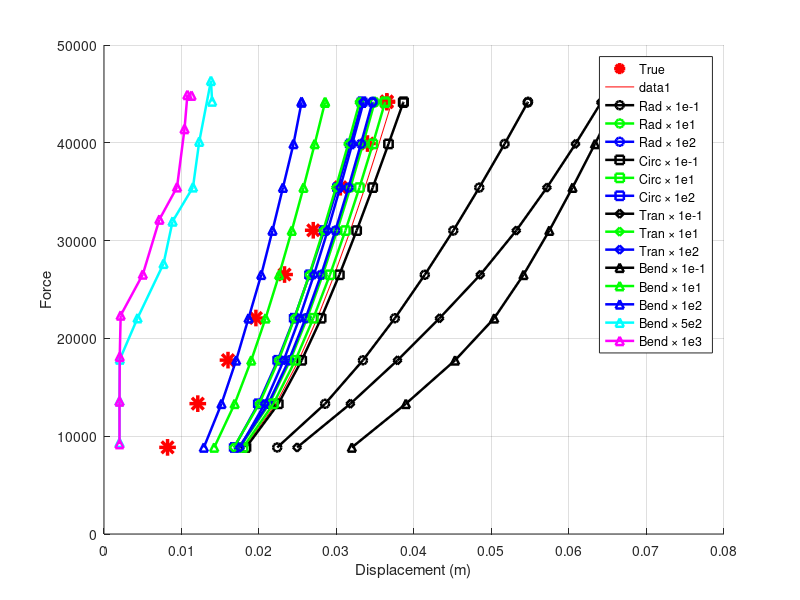

This figure's MATLAB source:
clc; clear; close all;

g = 9.81;

Press_true = [902.9 1358.7 1812.3 2251.1 2704.5 3165.8 3614.3 4069.9 4501.1 4509.8] .* g;
displ_true = [8.2 12.1 16.0 19.6 23.3 27.0 30.5 34.0 36.5 36.5] ./ 1000;

% ===== stiff = 5e5, visco = 1e3 =====
Ref = [900000.0 8848.44 0.01811		
900000.0 13315.38 0.0222		
900000.0 17760.54 0.02512		
900000.0 22060.79 0.02752		
900000.0 26504.14 0.02972		
900000.0 31025.1 0.03178		
900000.0 35420.22 0.03367		
900000.0 39885.04 0.03547		
900000.0 44110.79 0.03712		
900000.0 44196.15 0.03715		
];
% -------------------------------------------------------------------------
% Variation: DATA (format: [900000.0, Pressure, Displacement])
% -------------------------------------------------------------------------

cases = struct();

% =========================
% RADIAL
% =========================
cases.Radial = struct();

cases.Radial.s1em1 = [
900000.0  8848.43  0.02235
900000.0 13315.31  0.02853
900000.0 17760.76  0.03341
900000.0 22060.85  0.03753
900000.0 26504.13  0.04139
900000.0 31024.92  0.04507
900000.0 35420.14  0.04842
900000.0 39885.08  0.05169
900000.0 44110.80  0.05466
900000.0 44196.07  0.05472
];

cases.Radial.s1e1 = [
900000.0  8848.44  0.01751
900000.0 13315.28  0.02133
900000.0 17760.58  0.02402
900000.0 22060.87  0.02620
900000.0 26504.17  0.02822
900000.0 31024.86  0.03008
900000.0 35420.21  0.03179
900000.0 39885.02  0.03342
900000.0 44110.84  0.03490
900000.0 44196.12  0.03493
];

cases.Radial.s1e2 = [
900000.0  8848.44  0.01740
900000.0 13315.27  0.02119
900000.0 17760.60  0.02385
900000.0 22060.81  0.02601
900000.0 26504.12  0.02801
900000.0 31024.96  0.02985
900000.0 35420.32  0.03154
900000.0 39885.04  0.03315
900000.0 44111.11  0.03462
900000.0 44196.58  0.03465
];

% =========================
% CIRCUMFERENTIAL
% =========================
cases.Circumferential = struct();

cases.Circumferential.s1em1 = [
900000.0  8848.45  0.01832
900000.0 13315.54  0.02249
900000.0 17760.77  0.02551
900000.0 22060.81  0.02802
900000.0 26504.19  0.03037
900000.0 31024.86  0.03260
900000.0 35420.20  0.03467
900000.0 39885.02  0.03671
900000.0 44110.86  0.03861
900000.0 44196.12  0.03865
];

cases.Circumferential.s1e1 = [
900000.0  8848.45  0.01795
900000.0 13315.32  0.02186
900000.0 17761.07  0.02469
900000.0 22061.10  0.02701
900000.0 26504.21  0.02915
900000.0 31024.87  0.03115
900000.0 35420.21  0.03296
900000.0 39885.06  0.03469
900000.0 44110.93  0.03625
900000.0 44196.06  0.03628
];

cases.Circumferential.s1e2 = [
900000.0  8848.58  0.01680
900000.0 13315.44  0.01991
900000.0 17760.58  0.02241
900000.0 22061.12  0.02454
900000.0 26504.16  0.02652
900000.0 31025.23  0.02841
900000.0 35420.23  0.03012
900000.0 39885.03  0.03177
900000.0 44110.79  0.03327
900000.0 44196.18  0.03330
];

% =========================
% TRANSVERSAL
% =========================
cases.Transversal = struct();

cases.Transversal.s1em1 = [
900000.0  8848.53  0.02491
900000.0 13315.27  0.03179
900000.0 17761.03  0.03787
900000.0 22060.79  0.04329
900000.0 26504.10  0.04855
900000.0 31024.86  0.05319
900000.0 35420.24  0.05715
900000.0 39885.04  0.06084
900000.0 44110.81  0.06413
900000.0 44196.04  0.06419
];

cases.Transversal.s1e1 = [
900000.0  8848.45  0.01674
900000.0 13315.34  0.02003
900000.0 17760.59  0.02252
900000.0 22060.85  0.02457
900000.0 26504.15  0.02649
900000.0 31024.89  0.02829
900000.0 35420.23  0.02992
900000.0 39885.09  0.03151
900000.0 44110.91  0.03296
900000.0 44196.22  0.03299
];

cases.Transversal.s1e2 = [
900000.0  8848.50  0.01753
900000.0 13315.30  0.02074
900000.0 17760.56  0.02319
900000.0 22060.81  0.02521
900000.0 26504.12  0.02709
900000.0 31024.91  0.02886
900000.0 35420.17  0.03047
900000.0 39885.15  0.03203
900000.0 44110.87  0.03347
900000.0 44196.08  0.03350
];

% =========================
% BENDING
% =========================
cases.Bending = struct();

cases.Bending.s1em1 = [
900000.0  8848.42  0.03198
900000.0 13315.28  0.03895
900000.0 17760.55  0.04530
900000.0 22060.80  0.05035
900000.0 26504.16  0.05413
900000.0 31024.84  0.05746
900000.0 35420.14  0.06045
900000.0 39885.07  0.06335
900000.0 44110.78  0.06600
900000.0 44196.12  0.06605
];

cases.Bending.s1e1 = [
900000.0  8849.88  0.01422
900000.0 13315.35  0.01686
900000.0 17761.31  0.01900
900000.0 22062.35  0.02085
900000.0 26504.39  0.02259
900000.0 31025.10  0.02423
900000.0 35420.32  0.02574
900000.0 39885.03  0.02719
900000.0 44111.09  0.02851
900000.0 44196.40  0.02853
];

cases.Bending.s1e2 = [
900000.0  8850.34  0.01288
900000.0 13317.47  0.01516
900000.0 17762.16  0.01705
900000.0 22063.08  0.01865
900000.0 26511.61  0.02029
900000.0 31031.16  0.02174
900000.0 35424.56  0.02309
900000.0 39889.00  0.02445
900000.0 44127.61  0.02549
900000.0 44213.52  0.02549
];
cases.Bending.s5e2 = [ 900000.0, 9329.73, 0.002
900000.0, 13581.71, 0.002
900000.0, 17850.65, 0.00204
900000.0, 22076.55, 0.00433
900000.0, 27637.61, 0.00768
900000.0, 31964.2, 0.00885
900000.0, 35457.93, 0.01148
900000.0, 40126.91, 0.01229
900000.0, 46345.65, 0.0138
900000.0, 44228.94, 0.01395];

cases.Bending.s1e3 = [
900000.0  9199.95  0.00200
900000.0 13559.40  0.00200
900000.0 18124.36  0.00203
900000.0 22352.87  0.00215
900000.0 26547.41  0.00501
900000.0 32161.10  0.00715
900000.0 35461.29  0.00942
900000.0 41418.19  0.01039
900000.0 44904.40  0.01076
900000.0 44831.47  0.01129
];

% -------------------------------------------------------------------------
% PLOTTING
% -------------------------------------------------------------------------


figure(); 
groupNames = {'Radial','Circumferential','Transversal','Bending'};
hold on; 
grid on;

plot(displ_true, Press_true, '*r',...
     'MarkerSize',12, ...
    'LineWidth',2.5, ...
    'DisplayName','True');
plot(Ref(:,3), Ref(:,2), '-r');
xlabel('Displacement (m)');
ylabel('Force');  % adjust label if you know exact units

coloring = {'k','g','b','c','m'};
lineStyles = {'-o','-s','-d','-^','--'};
for ig = 1:numel(groupNames)

    grp = groupNames{ig};

    switch grp
        case 'Radial'
            fieldNames = {'s1em1','s1e1','s1e2'};
            labels = {'Rad \times 1e-1','Rad \times 1e1','Rad \times 1e2'};

        case 'Circumferential'
            fieldNames = {'s1em1','s1e1','s1e2'};
            labels = {'Circ \times 1e-1','Circ \times 1e1','Circ \times 1e2'};

        case 'Transversal'
            fieldNames = {'s1em1','s1e1','s1e2'};
            labels = {'Tran \times 1e-1','Tran \times 1e1','Tran \times 1e2'};

        case 'Bending'
            fieldNames = {'s1em1','s1e1','s1e2','s5e2','s1e3'};
            labels = {'Bend \times 1e-1','Bend \times 1e1','Bend \times 1e2','Bend \times 5e2', 'Bend \times 1e3'};
    end

    for i = 1:numel(fieldNames)
        M = cases.(grp).(fieldNames{i});
        x = M(:,3);   % displacement
        y = M(:,2);   % force

        plot(x, y, lineStyles{ig}, ...
            'Color', coloring{i}, ...
            'LineWidth', 1.8, ...
            'MarkerSize', 6, ...
            'DisplayName', labels{i});
    end
    legend('Location','best');
end
